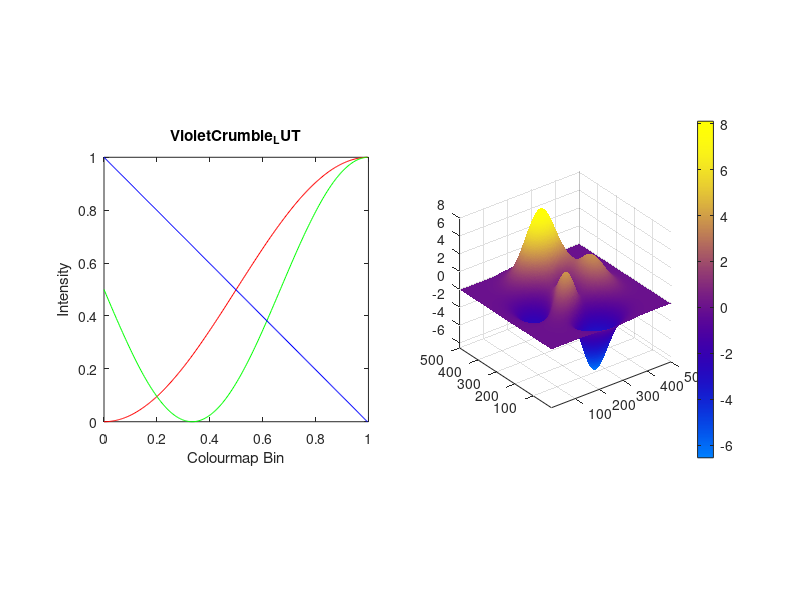

This figure's MATLAB source:
filename = 'VioletCrumble_LUT';

%% Colourmap specifications:
   Fs = 256;                   % total samples (colormap bins)
   dt = 1/Fs;                   % bin-width
   t = (0:dt:1-dt)';     % array of samples
   
%% Create channels:
   Fc = 0.5;                     % frequency, set to half a period
 
   r = 0.5 * (cos(2*pi*Fc*t - pi) + 1);
   g = 0.5 * (-sin(2*pi*(Fc * 1.5) *t) + 1);
   b = linspace(1,0,Fs)';

   
%    % Plot the original signal versus time:
%    figure;
%    plot(t,g,'g');
%    hold on
%    plot(t,r,'r');
%    xlabel('time (in seconds)');
%    title('Signal versus Time');
%    zoom xon;
%    plot(t,b,'b');
   
   cmap = horzcat(r,g,b);
   
   % generate a brightness gradient
   BrightnessMin=0.2;
   BrightnessMax=1;
   
%    gs_mask = repmat(linspace(BrightnessMin,BrightnessMax,Fs)',1,3);
%    cmap = cmap .* gs_mask;
gs_mask = linspace(BrightnessMin,BrightnessMax,Fs)';

% cmap(:,1) = cmap(:,1) .* gs_mask;
cmap(:,2) = cmap(:,2) .* gs_mask;
% cmap(:,3) = cmap(:,3) .* gs_mask;
   
   % Plot the channels
   figure('Position',[100 100 1200 400]);
   subplot(1,2,1)
   plot(t,r,'r');
   hold on
   plot(t,g,'g');
   xlabel('Colourmap Bin');
   ylabel('Intensity');
   title(filename);
   zoom xon;
   plot(t,b,'b');
   axis square
   
   cmap = horzcat(r,g,b);
   
   subplot(1,2,2)
    surf(peaks(500), 'EdgeColor', 'none')
    colormap(cmap);
    axis square tight
    colorbar
     axis square
     saveas(gcf,[filename,'.png'])
     
% convert to 8-bit RGB values (n.b. check LUT_bins matches your intent!
% i.e. set to 256 for 8-bit indexed images)
CustomColorMap_8bit = floor(cmap * 255);
csvwrite([filename,'.csv'],CustomColorMap_8bit);